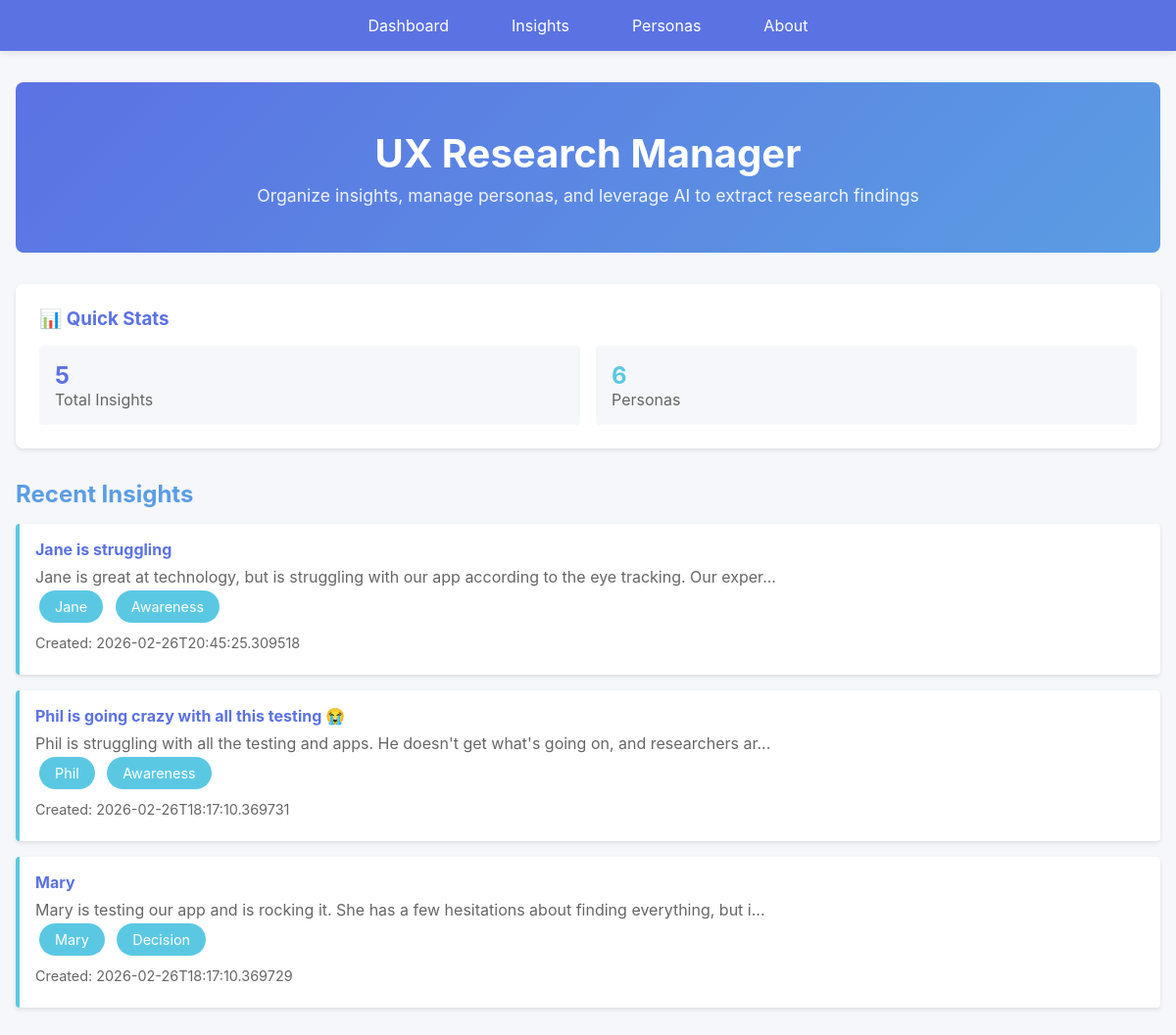
The page / on the database its author committed.
### models.py (models this page shows, shortened)
class Insight(db.Model):
    __tablename__ = 'insights'
    id = db.Column(db.Integer, primary_key=True)
    title = db.Column(db.String(200), nullable=False)
    description = db.Column(db.Text, nullable=False)
    persona_id = db.Column(db.Integer, db.ForeignKey('personas.id'), nullable=True)
    journey_stage = db.Column(db.String(100), nullable=True)
    timestamp = db.Column(db.DateTime, nullable=False, default=datetime.utcnow)
    ai_summary = db.Column(db.Text, nullable=True)
    def to_dict(self):
        return {
            'id': self.id,
            'title': self.title,
            'description': self.description,
            'persona_id': self.persona_id,
            'persona_name': self.persona.name if self.persona else None,
            'journey_stage': self.journey_stage,
            'timestamp': self.timestamp.isoformat() if self.timestamp else None,
            'ai_summary': self.ai_summary
        }

class Persona(db.Model):
    __tablename__ = 'personas'
    id = db.Column(db.Integer, primary_key=True)
    name = db.Column(db.String(200), nullable=False)
    description = db.Column(db.Text, nullable=False)
    timestamp = db.Column(db.DateTime, nullable=False, default=datetime.utcnow)
    insights = db.relationship('Insight', backref='persona', lazy=True, cascade='all, delete-orphan')

### web_app.py (the view)
@app.route('/')
def dashboard():
    insights = Insight.query.order_by(Insight.timestamp.desc()).all()
    personas = Persona.query.all()
    recent_insights = []
    for insight in insights[:3]:  # First 3 (most recent)
        insight_dict = insight.to_dict()
        recent_insights.append(insight_dict)
    return render_template(
        'dashboard.html',
        colors=COLORS,
        insights_count=len(insights),
        personas_count=len(personas),
        recent_insights=recent_insights
    )

### templates/dashboard.html
{% extends "base.html" %}
{% block content %}
<div class="hero">
    <h1>UX Research Manager</h1>
    <p>Organize insights, manage personas, and leverage AI to extract research findings</p>
</div>
<div class="filter-section">
    <h3>📊 Quick Stats</h3>
    <div style="display: grid; grid-template-columns: repeat(auto-fit, minmax(150px, 1fr)); gap: 1rem;">
        <div style="padding: 1rem; background: #f5f7fa; border-radius: 4px;">
            <div style="font-size: 1.5rem; font-weight: bold; color: var(--royal-blue);">{{ insights_count }}</div>
            <div style="color: #666;">Total Insights</div>
        </div>
        <div style="padding: 1rem; background: #f5f7fa; border-radius: 4px;">
            <div style="font-size: 1.5rem; font-weight: bold; color: var(--sky-blue);">{{ personas_count }}</div>
            <div style="color: #666;">Personas</div>
        </div>
    </div>
</div>
<h2>Recent Insights</h2>
{% if recent_insights %}
<div class="insights-list">
    {% for insight in recent_insights %}
    <div class="insight-item">
        <h4>{{ insight.title }}</h4>
        <p style="color: #666;">{{ insight.description[:100] }}...</p>
        {% if insight.persona_id %}
        <span class="chip">{{ insight.persona_name }}</span>
        {% endif %}
        {% if insight.journey_stage %}
        <span class="chip">{{ insight.journey_stage }}</span>
        {% endif %}
        <div class="meta">Created: {{ insight.timestamp }}</div>
    </div>
    {% endfor %}
</div>
{% else %}
<div class="empty-state">
    <p>No insights yet. <a href="/insights" style="color: var(--royal-blue);">Create one!</a></p>
</div>
{% endif %}
{% endblock %}

### static/style.css (style rules this page uses)
* { margin: 0; padding: 0; box-sizing: border-box; }
body { font-family: -apple-system, BlinkMacSystemFont, 'Segoe UI', Roboto, Oxygen, Ubuntu, Cantarell, sans-serif; background-color: #f5f7fa; color: #333; }
h1 { color: var(--royal-blue); margin-bottom: 2rem; text-align: center; }
h2 { color: var(--medium-blue); margin: 1.5rem 0 1rem 0; }
.chip { display: inline-block; background-color: var(--sky-blue); color: white; padding: 0.5rem 1rem; border-radius: 20px; margin: 0.25rem; font-size: 0.9rem; }
.filter-section { background: var(--white); padding: 1.5rem; border-radius: 8px; margin-bottom: 2rem; box-shadow: 0 2px 4px rgba(0,0,0,0.1); }
.filter-section h3 { color: var(--royal-blue); margin-bottom: 1rem; }
.insights-list, .personas-list { display: grid; grid-template-columns: 1fr; gap: 1rem; }
.insight-item, .persona-item { background: var(--white); padding: 1rem; border-left: 4px solid var(--sky-blue); border-radius: 4px; box-shadow: 0 2px 4px rgba(0,0,0,0.1); }
.insight-item h4, .persona-item h4 { color: var(--royal-blue); margin-bottom: 0.5rem; }
.meta { color: #666; font-size: 0.9rem; margin: 0.5rem 0; }
.hero { text-align: center; padding: 3rem 1rem; background: linear-gradient(135deg, var(--royal-blue) 0%, var(--medium-blue) 100%); color: white; border-radius: 8px; margin-bottom: 2rem; }
.hero h1 { color: white; font-size: 2.5rem; margin-bottom: 0.5rem; }
.hero p { font-size: 1.1rem; opacity: 0.9; }

### rows shown on the page
Insight: title "Jane is struggling", description "Jane is great at technology, but is struggling with our app according to the eye tracking. Our exper", journey_stage "Awareness"
Persona: persona_name "Jane"
Insight: title "Phil is going crazy with all this testing 😭", description "Phil is struggling with all the testing and apps. He doesn't get what's going on, and researchers ar", journey_stage "Awareness"
Persona: persona_name "Phil"
Insight: title "Mary", description "Mary is testing our app and is rocking it. She has a few hesitations about finding everything, but i", journey_stage "Decision"
Persona: persona_name "Mary"

### other values the page prints
{{ insights_count }} "5"
{{ personas_count }} "6"
{{ insight.timestamp }} "2026-02-26T20:45:25.309518" "2026-02-26T18:17:10.369731" "2026-02-26T18:17:10.369729"
